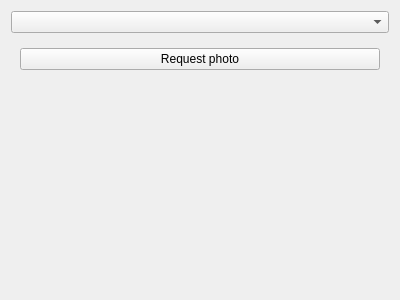
<?xml version="1.0" encoding="UTF-8"?>
<ui version="4.0">
 <class>MainWindow</class>
 <widget class="QWidget" name="MainWindow">
  <property name="windowModality">
   <enum>Qt::WindowModal</enum>
  </property>
  <property name="geometry">
   <rect>
    <x>0</x>
    <y>0</y>
    <width>400</width>
    <height>300</height>
   </rect>
  </property>
  <property name="contextMenuPolicy">
   <enum>Qt::NoContextMenu</enum>
  </property>
  <property name="windowTitle">
   <string>KDE Connect Applet</string>
  </property>
  <layout class="QVBoxLayout" name="verticalLayout_2">
   <item>
    <widget class="QComboBox" name="devicesCombo">
     <property name="sizePolicy">
      <sizepolicy hsizetype="Preferred" vsizetype="Fixed">
       <horstretch>0</horstretch>
       <verstretch>0</verstretch>
      </sizepolicy>
     </property>
    </widget>
   </item>
   <item>
    <widget class="QWidget" name="toolbar" native="true">
     <property name="sizePolicy">
      <sizepolicy hsizetype="Preferred" vsizetype="Maximum">
       <horstretch>0</horstretch>
       <verstretch>0</verstretch>
      </sizepolicy>
     </property>
     <layout class="QHBoxLayout" name="toolbarLayout">
      <property name="spacing">
       <number>2</number>
      </property>
      <property name="sizeConstraint">
       <enum>QLayout::SetDefaultConstraint</enum>
      </property>
      <item>
       <widget class="QPushButton" name="requestPhotoBtn">
        <property name="toolTip">
         <string>Request the photo from device camera, copy it to clipboard and save in the Downloads directory.</string>
        </property>
        <property name="text">
         <string>Request photo</string>
        </property>
       </widget>
      </item>
     </layout>
    </widget>
   </item>
   <item>
    <widget class="CaptureArea" name="inputArea" native="true">
     <property name="font">
      <font>
       <italic>true</italic>
      </font>
     </property>
     <property name="focusPolicy">
      <enum>Qt::StrongFocus</enum>
     </property>
     <property name="autoFillBackground">
      <bool>false</bool>
     </property>
     <property name="scaledContents" stdset="0">
      <bool>false</bool>
     </property>
     <property name="wordWrap" stdset="0">
      <bool>true</bool>
     </property>
     <property name="margin" stdset="0">
      <number>0</number>
     </property>
    </widget>
   </item>
  </layout>
 </widget>
 <customwidgets>
  <customwidget>
   <class>CaptureArea</class>
   <extends>QWidget</extends>
   <header>capturearea.h</header>
  </customwidget>
 </customwidgets>
 <resources/>
 <connections/>
</ui>
